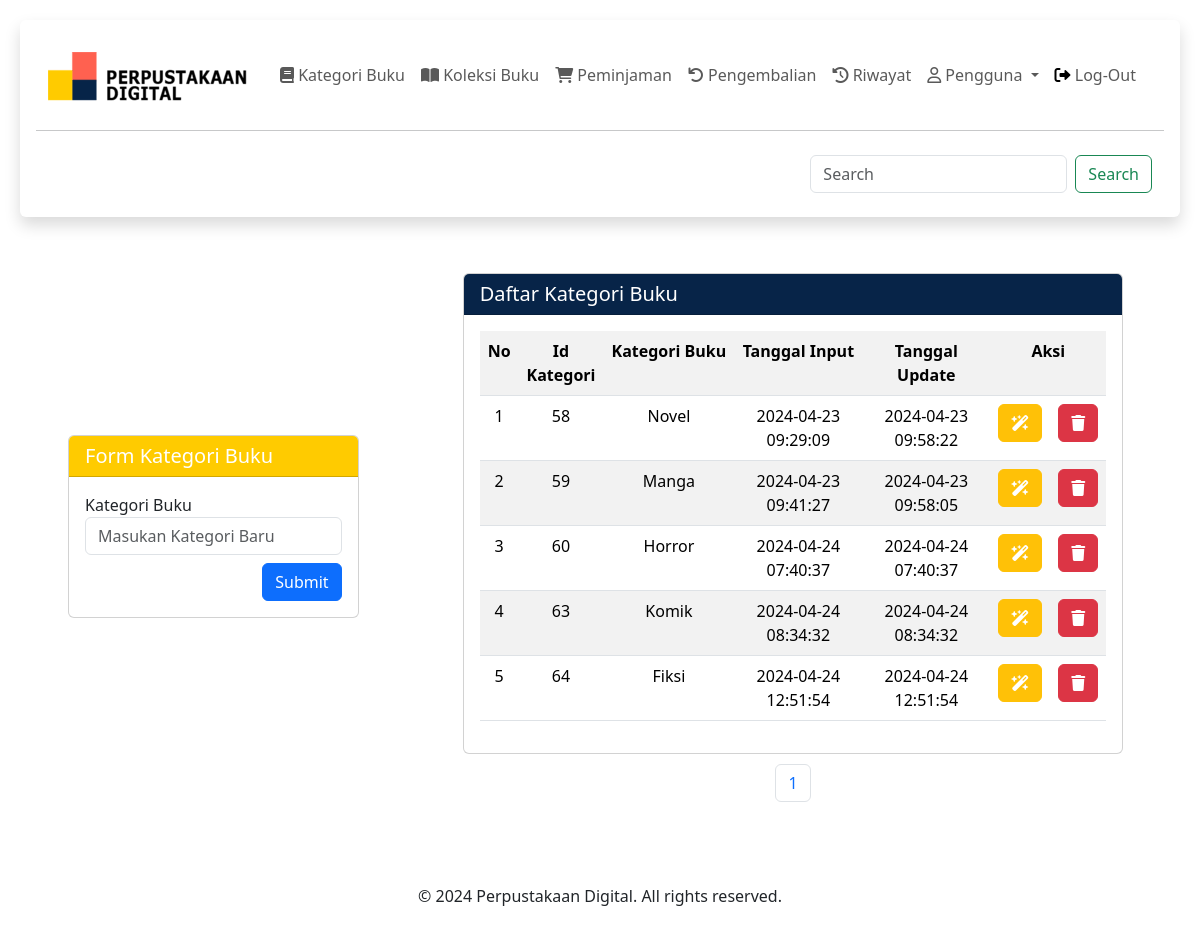
The page /public/admin/kategori/read.php on the database its author committed.
### tables this page shows
CREATE TABLE `t_kategori` (
  `f_id` int(11) NOT NULL,
  `f_kategori` varchar(200) NOT NULL,
  `f_tglupdt` datetime DEFAULT NULL,
  `f_tglinpt` datetime DEFAULT NULL
);

### public/admin/kategori/read.php (the view, shortened to what this page needs)
<?php
require '../../../private/function.php';
$datakategori = connect("SELECT * FROM t_kategori");
$dataperhalaman = 5;
    $totaldata = count(connect("SELECT * FROM t_kategori"));
    $jumlahhalaman = ceil($totaldata / $dataperhalaman);
    if (isset($_GET['halaman'])) {
      $halamanberapa = $_GET['halaman'];
    } else {
      $halamanberapa = 1;
    }
    $awaldata = ($dataperhalaman * $halamanberapa) - $dataperhalaman;
    $datakategori = connect("SELECT * FROM t_kategori ORDER BY f_id ASC LIMIT $awaldata, $dataperhalaman");
?>
<!DOCTYPE html>
<html lang="en">
<head>
</head>
<body>
<div class="shadow p-3 rounded">
<nav class="navbar navbar-expand-lg" id="navbar">
    <div class="container-fluid">
        <div class="collapse navbar-collapse" id="navbarToggler">
            <a href="../index.php">
            <img src="../../../src/images/logo.png" alt="Logo" class="logo_login mt-2" width="200px">
            </a>
            <ul class="navbar-nav ms-auto mb-2 me-2 mb-lg-0">
                <li class="nav-item"><a class="nav-link" href="./read.php"><i class="fas fa-book"></i> Kategori Buku</a></li>
                <li class="nav-item ">
                    <a class="nav-link" href="../buku/read.php" aria-expanded="false">
                        <i class="fas fa-book-open"></i> Koleksi Buku
                    </a>
                </li>
                <li class="nav-item"><a class="nav-link" href="../peminjaman/read.php"><i class="fas fa-shopping-cart"></i> Peminjaman</a></li>
                <li class="nav-item"><a class="nav-link" href="../pengembalian/read.php"><i class="fas fa-undo"></i> Pengembalian</a></li>
                <li class="nav-item"><a class="nav-link" href="../riwayat/read.php"><i class="fa-solid fa-clock-rotate-left"></i> Riwayat</a></li>
                <li class="nav-item dropdown" id="active">
                    <a class="nav-link dropdown-toggle" href="#" role="button" data-bs-toggle="dropdown" aria-expanded="false">
                        <i class="far fa-user"></i> Pengguna
                    </a>
                </li>
                <li class="nav-item">
                    <a class="nav-link" aria-current="page" href="../index.php">
                        <i class="fa-solid fa-right-from-bracket" style="color: #000000;"></i>
                        Log-Out
                    </a>
                </li>
            </ul>
        </div>
    </div>
</nav>
<hr>
<nav class="navbar">
  <div class="container-fluid">
    <form class="d-flex" role="search">
      <input class="form-control me-2" type="search" name="key" placeholder="Search" aria-label="Search">
      <button class="btn btn-outline-success" type="submit">Search</button>
    </form>
  </div>
</nav>
</div>
<main>
    <div class="d-md-flex flex-md-row gap-5 mb-5">
        <div class="p-4 col-md-4 mt-auto mb-auto">
            <div class="card mt-5 m-lg-4" id="card">
                <h5 class="card-header" style="background-color: #ffcb00; color:#ffffff;">Form Kategori Buku</h5>
                <div class="card-body" id="card1">
                    <div id="form-container position-absolute top-0 start-50 translate-middle">
                        <form method="post">
                            <div class="form-group">
                                <label for="kategori">Kategori Buku</label>
                                <input type="text" class="form-control" name="f_kategori" id="kategori" placeholder="Masukan Kategori Baru" required>
                            </div>
                            <button type="submit" name="addkategori" class="btn btn-primary mt-2 float-end">Submit</button>
                        </form>
                    </div>
                </div>
            </div>
        </div>
        <div class="p-2 col-md-7">
            <div class="card mt-5" id="card">
                <h5 class="card-header" style="background-color: #072448; color:#ffffff;">Daftar Kategori Buku</h5>
                <div class="card-body" id="card1">
                    <table class="table table-striped w-auto">
                        <tr class="text-center" id="th">
                            <th>No</th>
                            <th>Id Kategori</th>
                            <th style="width: 30%;">Kategori Buku</th>
                            <th style="width: 30%;">Tanggal Input</th>
                            <th style="width: 30%;">Tanggal Update</th>
                            <th style="width: 10%;" colspan="2">Aksi</th>
                        </tr>
                        <?php
                        $row_number = ($halamanberapa - 1) * $dataperhalaman + 1;
                        foreach($datakategori as $row):
                        ?>
                        <tr class="text-center">
                            <td><?= $row_number; ?></td>
                            <td><?= $row["f_id"]; ?></td>
                            <td><?= $row["f_kategori"]; ?></td>
                            <td><?= $row["f_tglinpt"]; ?></td>
                            <td><?= $row["f_tglupdt"]; ?></td>
                            <td>
                                <button type="button" class="btn btn-warning">
                                    <a href="update.php?id=<?= $row['f_id']; ?>">
                                        <i class="fa-solid fa-wand-magic-sparkles" style="color: #ffffff;"></i>
                                    </a>
                                </button>
                            </td>
                            <td>
                                <button type="button" class="btn btn-danger">
                                    <a href="./delete.php?id=<?= $row['f_id']; ?>">
                                        <i class="fa-solid fa-trash" style="color: #ffffff;"></i>
                                    </a>
                                </button>
                            </td>
                        </tr>
                        <?php
                        $row_number++;
                        endforeach;
                        ?>
                    </table>
                </div>
            </div>
            <nav class="nav" aria-label="Page navigation example">
                <ul class="pagination">
                    <?php for ($i = 1; $i <= $jumlahhalaman; $i++): ?>
                        <li class="page-item"><a class="page-link" href="?halaman=<?=$i?>" ><?=$i?></a></li>
                    <?php endfor; ?>
                </ul>
            </nav>
        </div>
    </div>
</main>
<footer>
    <center>
    <p class="footer">&copy; 2024 Perpustakaan Digital. All rights reserved.</p>
    </center>
</footer>
</body>
</html>

### private/function.php (style rules this page uses)
body { padding: 20px; overflow-x: hidden; }
.nav { justify-content: center; margin: 10px; }

### rows shown on the page
t_kategori: f_id "58", f_kategori "Novel", f_tglinpt "2024-04-23 09:29:09", f_tglupdt "2024-04-23 09:58:22"
t_kategori: f_id "59", f_kategori "Manga", f_tglinpt "2024-04-23 09:41:27", f_tglupdt "2024-04-23 09:58:05"
t_kategori: f_id "60", f_kategori "Horror", f_tglinpt "2024-04-24 07:40:37", f_tglupdt "2024-04-24 07:40:37"
t_kategori: f_id "63", f_kategori "Komik", f_tglinpt "2024-04-24 08:34:32", f_tglupdt "2024-04-24 08:34:32"
t_kategori: f_id "64", f_kategori "Fiksi", f_tglinpt "2024-04-24 12:51:54", f_tglupdt "2024-04-24 12:51:54"
